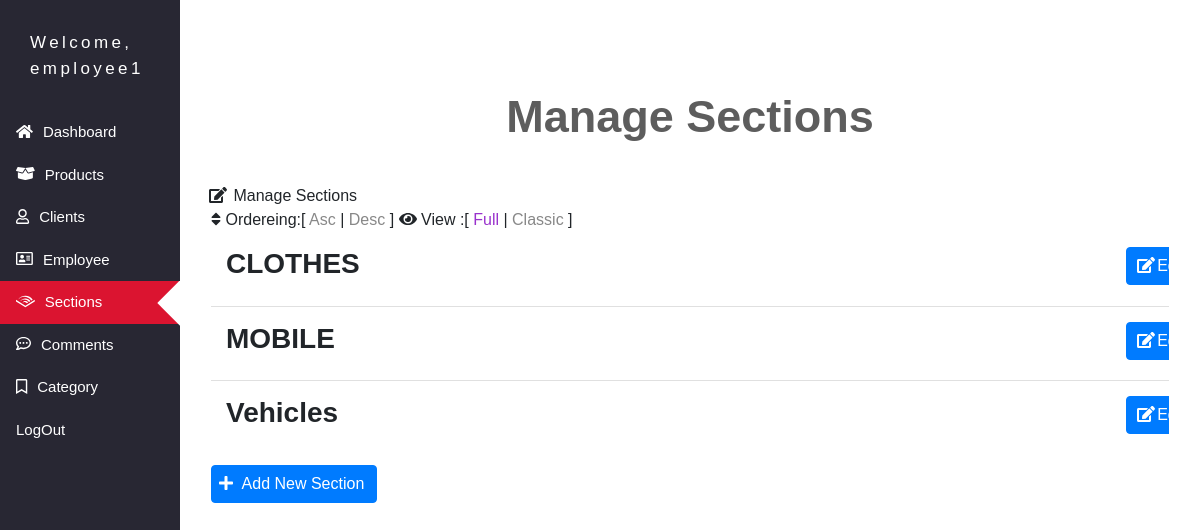
The page /admin/sections.php (signed in) on the database its author committed.
### tables this page shows
CREATE TABLE `section` (
  `section_ID` int(11) NOT NULL,
  `Name` varchar(255) NOT NULL
);

### admin/includes/functions/functions.php (called while the page is built, shortened)
<?php
    function sqlGlobal ($event, $fetch='fetch', $parameters = null, $type = null) {
        global $con;
        $getrequired = $con->prepare($event);
        if ($parameters == null){
            $getrequired->execute();
        } else {
            $getrequired->execute(array($parameters));
        }
        $required = $getrequired->$fetch();
        $count = $getrequired->rowCount();
        if ($type != 'count'){
        return $required;
        } else {
        return $count;
        }
    }

### admin/sections.php (the view, shortened to what this page needs)
<?php
    if (isset($_SESSION['Username'])) {
        include 'init.php';
        $do = isset($_GET['do']) ? $_GET['do'] : 'Manage'; ?>
        <div class="dashboard-main" data-class="sections" style="margin-left:15%;padding:50px 16px;">
        <?php
        if ($do == 'Manage') {
        $sort = 'ASC';
        $event = "SELECT * FROM section ORDER BY section_ID $sort ";
        $sections = sqlGlobal ($event, $fetch='fetchAll');
        ?>
        <h1 class="text-center">Manage Sections</h1>
        <div class="container categories">
                <div class="panel panel-default">
                    <div class="panel panel-heading">
                        <i class="fa fa-edit"></i> Manage Sections
                        <div class="option pull-right">
                            <i class="fa fa-sort"></i> Ordereing:[
                            <a class="<?php ?>"href="?sort=ASC">Asc </a>
                            |
                            <a class="<?php ?>"href="?sort=DESC"> Desc</a> ]
                            <i class="fa fa-eye"></i> View :[
                            <span class ="active" data-view="full" >Full</span> |
                            <span data-view="classic">Classic</span> ]
                        </div>
                    </div>
                    <div class="panel-body">
                        <?php
                            foreach($sections as $section){
                                echo '<div class="cat">';
                                    echo '<div class="hidden-buttons">';
                                        echo '<a href="sections.php?do=Edit&sectionid=' .$section['section_ID'] .'" class="btn btn-xs btn-primary"><i class="fa fa-edit"></i>Edit</a>';
                                    echo '</div>';
                                    echo '<h3>' . $section['Name'] . '</h3>';
                                echo '</div>';
                                echo '<hr>';
                            }
                        ?>
                    </div>
                </div>
            <a class="add-category btn btn-primary" href="sections.php?do=Add"><i class="fa fa-plus"></i> Add New Section</a>
        </div>
        <?php
        }else if ($do =='Add'){ ?>
                <h1 class="text-center">Add New Section</h1>
                <div class="container">
                    <form class="form-horizontal" action="?do=Insert" method="POST">
                        <div class="form-group">
                            <label class="col-sm-2 control-label">Section Name</label>
                            <div class="col-sm-10 col-md-4">
                                <input type="text" name="name"  class="form-control" autocomplete="off" required="required" />
                            </div>
                        </div>
                        <div class="form-group">
                            <div class="col-sm-offset-2 col-sm-10 col-md-4">
                                <input type="submit" value="Add Section" class="btn btn-primary" />
                            </div>
                        </div>
                    </form>
                </div>
        <?php
        } else if ($do == 'Insert') {
            if ($_SERVER['REQUEST_METHOD'] == 'POST') {
                echo '<h1 class="text-center">Inseret Section</h1>';
                    echo '<div class="container">';
                $name       = $_POST['name'];
                $check = checkItem('Name', 'section', $name);
                if ($check === 0) {
                    $stmt = $con->prepare("INSERT INTO
                                            section(Name)
                                            VALUES(:zname)");
                    $stmt->execute(array(
                        'zname'     => $name
                    ));
                    $theMsg = '<div class="alert alert-success">' . $stmt->rowCount(). ' Recored Inserted</div>';
                    redirectFunction($theMsg, 'back');
                }else {
                    $theMsg = '<div class="alert alert-danger">This Section Already Exist</div>';
                    redirectFunction($theMsg, 'back');
                }
            } else {
                $errorMsg = '<div class="alert alert-danger">You Cant Open This Page Direct</div>';
                redirectFunction($errorMsg);
            }
            echo '</div>';
        } else if ($do == 'Edit') {
            $sectionid = isset($_GET['sectionid']) && is_numeric($_GET['sectionid']) ? intval($_GET['sectionid']) : 0;
            $stmt = $con->prepare("SELECT
                                        *
                                    FROM
                                        section
                                    WHERE
                                        section_ID = ? ");
            $stmt->execute(array($sectionid));
            $sections = $stmt->fetch();
            $count = $stmt->rowCount();
            if($count > 0) { ?>
                <h1 class="text-center">Edit Section</h1>
                <div class="container">
                    <form class="form-horizontal" action="?do=Update" method="POST">
                        <input type="hidden" name="sectionid" value="<?php echo $sections['section_ID']?>" />
                        <div class="form-group">
                            <label class="col-sm-2 control-label">Name</label>
                            <div class="col-sm-10 col-md-4">
                                <input type="text" name="name"  class="form-control"  required="required"  value="<?php echo $sections['Name']; ?>" />
                            </div>
                        </div>
                        <div class="form-group">
                            <div class="col-sm-offset-2 col-sm-10 col-md-4">
                                <input type="submit" value="Save Section" class="btn btn-primary" />
                            </div>
                        </div>
                    </form>
                </div>
<?php
            } else {
                $theMsg = '<div class="alert alert-danger">' . $stmt->rowCount(). ' RThere Is No Such ID</div>';
                redirectFunction($theMsg);
            }
        } else if ($do == 'Update'){
            echo '<h1 class="text-center">Update Section</h1>';
            echo '<div class="container">';
            if ($_SERVER['REQUEST_METHOD'] == 'POST') {
                $id         = $_POST['sectionid'];
                $name       = $_POST['name'];
                $stmt = $con->prepare("UPDATE
                                        section
                                    SET
                                        Name = ?
                                    WHERE
                                        section_ID = ?");
                $stmt->execute(array($name, $id));
                $theMsg = '<div class="alert alert-success">' . $stmt->rowCount(). ' Recored Updated</div>';
                redirectFunction($theMsg, 'back');
            } else {
                $theMsg = '<div class="alert alert-danger">' . $stmt->rowCount(). ' You Cant Open This Page Direct</div>';
                redirectFunction($theMsg);
            }
            echo '</div>';
        } else if ($do == 'Delete') {
            echo '<div class="container">';
            echo '<h1 class="text-center">Delete Section</h1>';
            $sectionid = isset($_GET['sectionid']) && is_numeric($_GET['sectionid']) ? intval($_GET['sectionid']) : 0;
             $check = checkItem('section_ID', 'section', $sectionid);
            if($check > 0) {
                $stmt = $con->prepare("DELETE FROM section WHERE section_ID = :zsecid");
                $stmt->bindParam(':zsecid', $sectionid);
                $stmt->execute();
                $theMsg = '<div class="alert alert-success"> ID '.$sectionid.' Deleted</div>';
                redirectFunction($theMsg, 'back');
            } else {
                $theMsg = '<div class="alert alert-danger">' . $stmt->rowCount(). ' This Is ID is Not Exist</div>';
                redirectFunction($theMsg);
            }
            echo '</div>';
        }
        include $tpl . 'footer.php';
    } else {
        header('location: index.php');
        exit();
    }
?>

### admin/layout/css/all.css (style rules this page uses)
.fa-edit:before { content:"\f044" }
.fa-eye:before { content:"\f06e" }
.fa-plus:before { content:"\f067" }
.fa-sort:before { content:"\f0dc" }

### admin/layout/css/custom.css (style rules this page uses)
body { font-family: 'Dosis', sans-serif; }
.dashboard-main { width: 85%; overflow-x: hidden; }
h1 { font-size:45px; margin:40px 0; font-weight:bold; color:#5d5d5d; }
.fa-edit { position: relative; right: 2px; }
.fa-plus { position: relative; right: 5px; }
.categories .option a { color:#888; text-decoration: none; }
.categories .option span { color:#888; cursor: pointer; }
.categories .option .active { color:darkorchid; }
.categories .cat { padding:15px; position:relative; overflow:hidden; }
.categories .cat .hidden-buttons { -webkit-transition: all .5s ease-in-out; -o-transition: all .5s ease-in-out; -moz-transition: all .5s ease-in-out; transition: all .5s ease-in-out; position: absolute; top:15px; right:-120px; }
.categories .cat .hidden-buttons a { margin-right:4px; }
.categories .cat h3 { margin: 0 0 10px; cursor:pointer; font-weight:bold; }
.categories hr { border-top: 1px solid #9c9c9c4f; margin-top:0px; margin-bottom:0px; }
.categories .add-category { margin-top: 10px; }

### rows shown on the page
section: Name "CLOTHES"
section: Name "MOBILE"
section: Name "Vehicles"

### other values the page prints
$_SESSION['Username'] "employee1"
